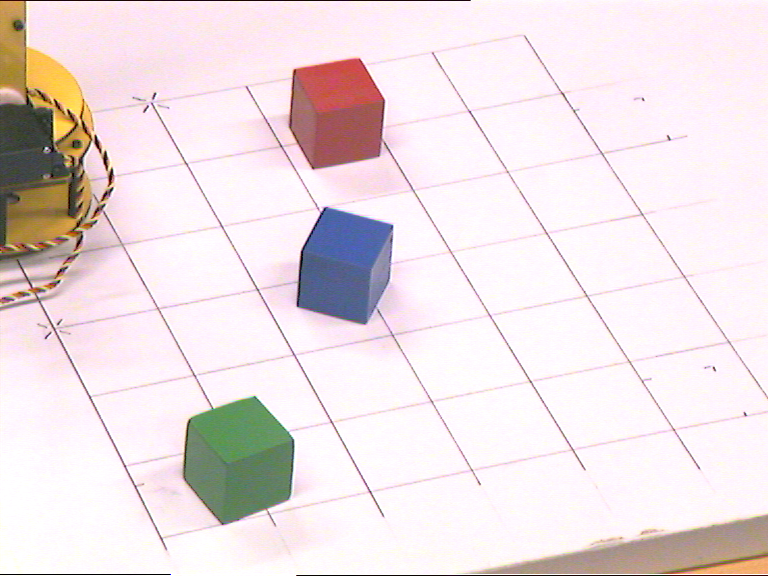
#> input picture blocks-col.png, 768 x 576 px
$ python Opencv_Getting_Start.py
#> lines starting #> are read from the running program, lines starting #| are printed output that depends on the picture
# -*- coding: utf-8 -*-
# @Time : 2019/2/24 19:06
# @Author : Aries
# @Site :
# @File : Opencv_Getting_Start.py
# @Software: PyCharm

import numpy as np
import cv2

img = cv2.imread('blocks-col.png', 0)
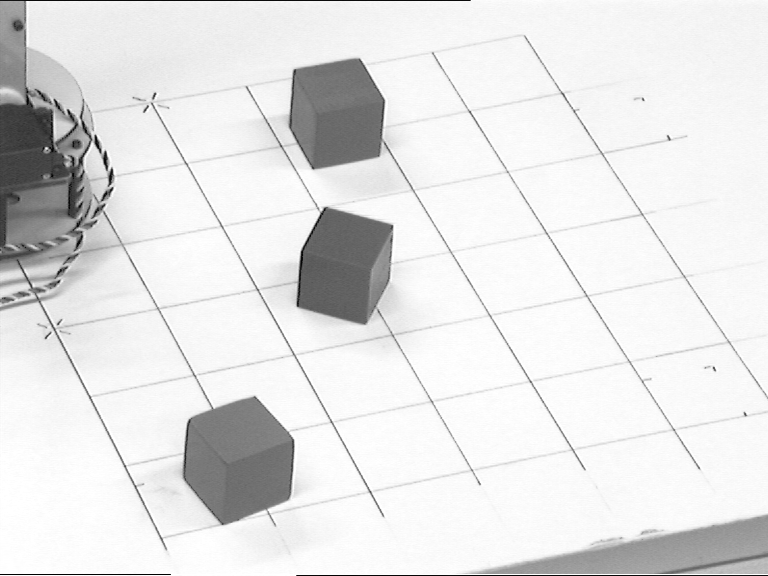
#> img: shape (576, 768); min 0, max 255, mean 228.2
cv2.imshow('image',img)
k = cv2.waitKey(0) & 0xFF
#> (key Esc is pressed here)
if k == 27:
    cv2.destroyAllWindows()
elif k == ord('s'):
    cv2.imwrite('CopyOne.png', img)
    cv2.displayStatusBar()
